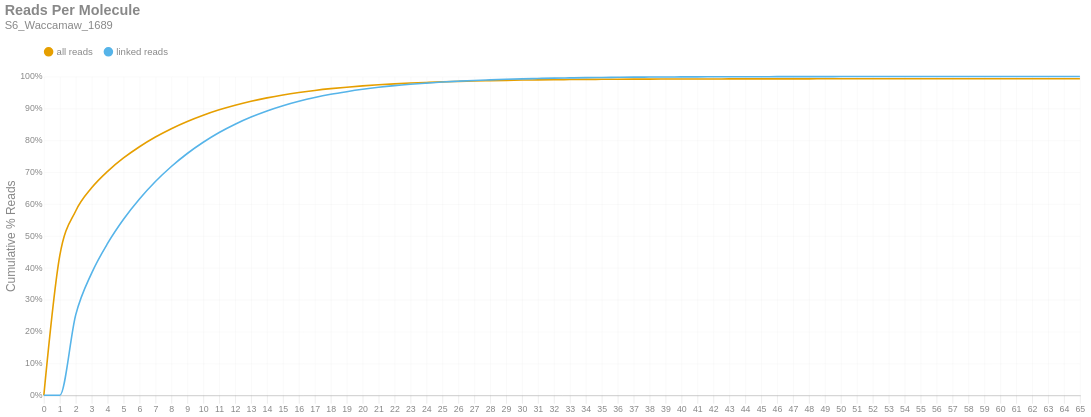

Notebook cell for this chart:
### Markdown cell above
### Reads per Molecule
This chart shows the cumulative distribution of the number of reads per linked molecule. That is, how many alignments are associated with a unique molecule. This excludes the number of reads associated with invalid or absent linked-read barcodes. The `linked` histogram is the percentages recalculated when disregarding singletons.

### Code cell
if SKIPLR:
    print_html(f"Skipped")
else:
    counts = np.bincount(valids['reads'].cast(pl.Int64).to_numpy())
    weighted = counts * np.arange(len(counts))
    all_perc = weighted / n_reads
    linked_perc = weighted / n_linked_reads
    linked_perc[1] = 0
    binned_df = pl.DataFrame({
        'readsper': list(range(len(counts))),
        'all reads (cumsum)': np.cumsum(all_perc).tolist(),
        'linked reads (cumsum)': np.cumsum(linked_perc).tolist(),
    })

    with SafeRender(binned_df):
        (
            density_plot(binned_df, 'Reads Per Molecule', samplename, 'readspmol')
            .encode(
                x=alt.X('readsper:O', title=None).axis(labelAngle=0).scale(padding=0),
                y=alt.Y('value:Q', title='Cumulative % Reads').axis(format='%').stack(False),
                color=alt.Color("key:N").scale(domain=["all reads", "linked reads"]),
                tooltip=[
                    alt.Tooltip("key:N", title="Data Type"),
                    alt.Tooltip("readsper:O", title="Reads Per Molecule"),
                    alt.Tooltip("value:Q", format=".2%", title="% Reads (Cum.)")
                ]            
            )
        ).display()

### Figure 1 — Vega-Lite specification as saved in the notebook (floating-point values rounded to 4 significant figures)
{"width": "container", "height": 400, "config": {"title": {"anchor": "start", "dy": -15, "fontSize": 18, "color": "#888888", "subtitleColor": "#888888", "subtitleFontSize": 14}, "arc": {"fill": "#0072B2"}, "axis": {"domainColor": "#888888", "domainWidth": 0.5, "gridWidth": 0.2, "grid": false, "titleFontWeight": 400, "titleFontSize": 15, "labelFontSize": 11, "labelColor": "#888888", "tickColor": "#888888", "tickWidth": 0.2, "titleColor": "#888888"}, "axisBand": {"grid": false}, "axisX": {"grid": true, "tickSize": 10, "domainCap": "round"}, "axisY": {"domain": false, "grid": true, "tickSize": 0, "domainCap": "round"}, "background": "transparent", "header": {"labelFontSize": 15, "labelColor": "#888888", "titleFontSize": 15, "titleFontWeight": 600, "titleColor": "#888888"}, "legend": {"labelFont": "sans-serif", "labelFontSize": 12, "labelColor": "#888888", "symbolSize": 100, "symbolType": "circle", "titleFontSize": 12, "titlePadding": 10, "titleColor": "#888888", "title": null, "orient": "top"}, "range": {"category": ["#E69F00", "#56B4E9", "#009E73", "#F0E442", "#0072B2", "#D55E00", "#CC79A7", "#000000"], "diverging": ["#cfe8f3", "#a2d4ec", "#73bfe2", "#46abdb", "#1696d2", "#12719e"]}, "area": {"fill": "#0072B2", "fillOpacity": 0.7, "line": true, "strokeOpacity": 0.7}, "line": {"color": "#0072B2", "stroke": "#0072B2", "strokeWidth": 2}, "trail": {"color": "#0072B2", "stroke": "#0072B2", "strokeWidth": 0, "size": 1}, "point": {"filled": true, "fillOpacity": 1.0, "size": 95}, "text": {"color": "#888888", "fontSize": 11, "align": "right", "fontWeight": 400, "size": 11}, "bar": {"fill": "#0072B2", "stroke": null}, "view": {"stroke": null, "continuousWidth": 660, "continuousHeight": 400}}, "data": {"name": "data-afc7f1c1df3b3aa7ad01ba144e01cca8"}, "mark": {"type": "line", "interpolate": "monotone", "point": {"opacity": 0, "size": 275}}, "encoding": {"color": {"field": "key", "scale": {"domain": ["all reads", "linked reads"]}, "type": "nominal"}, "tooltip": [{"field": "key", "title": "Data Type", "type": "nominal"}, {"field": "readsper", "title": "Reads Per Molecule", "type": "ordinal"}, {"field": "value", "format": ".2%", "title": "% Reads (Cum.)", "type": "quantitative"}], "x": {"axis": {"labelAngle": 0}, "field": "readsper", "scale": {"padding": 0}, "title": null, "type": "ordinal"}, "y": {"axis": {"format": "%"}, "field": "value", "stack": false, "title": "Cumulative % Reads", "type": "quantitative"}}, "params": [{"name": "param_c36ac31b6afebe62", "select": {"type": "point", "fields": ["key"]}, "bind": "legend"}], "title": {"text": "Reads Per Molecule", "subtitle": "S6_Waccamaw_1689"}, "transform": [{"fold": ["all reads (cumsum)", "linked reads (cumsum)"]}, {"calculate": "replace(datum.key, ' (cumsum)', '')", "as": "key"}, {"filter": {"param": "param_c36ac31b6afebe62"}}], "usermeta": {"embedOptions": {"downloadFileName": "S6_Waccamaw_1689.readspmol"}}, "$schema": "https://vega.github.io/schema/vega-lite/v6.1.0.json", "datasets": {"data-afc7f1c1df3b3aa7ad01ba144e01cca8": [{"readsper": 0, "all reads (cumsum)": 0.0, "linked reads (cumsum)": 0.0}, {"readsper": 1, "all reads (cumsum)": 0.4381, "linked reads (cumsum)": 0.0}, {"readsper": 2, "all reads (cumsum)": 0.5781, "linked reads (cumsum)": 0.2524}, {"readsper": 3, "all reads (cumsum)": 0.6508, "linked reads (cumsum)": 0.3834}, {"readsper": 4, "all reads (cumsum)": 0.7025, "linked reads (cumsum)": 0.4765}, {"readsper": 5, "all reads (cumsum)": 0.7444, "linked reads (cumsum)": 0.5521}, {"readsper": 6, "all reads (cumsum)": 0.7797, "linked reads (cumsum)": 0.6158}, {"readsper": 7, "all reads (cumsum)": 0.8102, "linked reads (cumsum)": 0.6706}, {"readsper": 8, "all reads (cumsum)": 0.8363, "linked reads (cumsum)": 0.7178}, {"readsper": 9, "all reads (cumsum)": 0.8589, "linked reads (cumsum)": 0.7585}, {"readsper": 10, "all reads (cumsum)": 0.8785, "linked reads (cumsum)": 0.7938}, {"readsper": 11, "all reads (cumsum)": 0.8955, "linked reads (cumsum)": 0.8244}, {"readsper": 12, "all reads (cumsum)": 0.9099, "linked reads (cumsum)": 0.8504}, {"readsper": 13, "all reads (cumsum)": 0.9223, "linked reads (cumsum)": 0.8728}, {"readsper": 14, "all reads (cumsum)": 0.9329, "linked reads (cumsum)": 0.8919}, {"readsper": 15, "all reads (cumsum)": 0.942, "linked reads (cumsum)": 0.9083}, {"readsper": 16, "all reads (cumsum)": 0.9497, "linked reads (cumsum)": 0.9221}, {"readsper": 17, "all reads (cumsum)": 0.9563, "linked reads (cumsum)": 0.934}, {"readsper": 18, "all reads (cumsum)": 0.9619, "linked reads (cumsum)": 0.9441}, {"readsper": 19, "all reads (cumsum)": 0.9665, "linked reads (cumsum)": 0.9524}, {"readsper": 20, "all reads (cumsum)": 0.9706, "linked reads (cumsum)": 0.9598}, {"readsper": 21, "all reads (cumsum)": 0.9741, "linked reads (cumsum)": 0.9661}, {"readsper": 22, "all reads (cumsum)": 0.977, "linked reads (cumsum)": 0.9714}, {"readsper": 23, "all reads (cumsum)": 0.9794, "linked reads (cumsum)": 0.9757}, {"readsper": 24, "all reads (cumsum)": 0.9814, "linked reads (cumsum)": 0.9793}, {"readsper": 25, "all reads (cumsum)": 0.9833, "linked reads (cumsum)": 0.9826}, {"readsper": 26, "all reads (cumsum)": 0.9847, "linked reads (cumsum)": 0.9852}, {"readsper": 27, "all reads (cumsum)": 0.986, "linked reads (cumsum)": 0.9875}, {"readsper": 28, "all reads (cumsum)": 0.987, "linked reads (cumsum)": 0.9894}, {"readsper": 29, "all reads (cumsum)": 0.988, "linked reads (cumsum)": 0.9912}, {"readsper": 30, "all reads (cumsum)": 0.9889, "linked reads (cumsum)": 0.9927}, {"readsper": 31, "all reads (cumsum)": 0.9895, "linked reads (cumsum)": 0.9938}, {"readsper": 32, "all reads (cumsum)": 0.99, "linked reads (cumsum)": 0.9948}, {"readsper": 33, "all reads (cumsum)": 0.9905, "linked reads (cumsum)": 0.9956}, {"readsper": 34, "all reads (cumsum)": 0.9909, "linked reads (cumsum)": 0.9964}, {"readsper": 35, "all reads (cumsum)": 0.9912, "linked reads (cumsum)": 0.997}, {"readsper": 36, "all reads (cumsum)": 0.9915, "linked reads (cumsum)": 0.9975}, {"readsper": 37, "all reads (cumsum)": 0.9918, "linked reads (cumsum)": 0.9979}, {"readsper": 38, "all reads (cumsum)": 0.9919, "linked reads (cumsum)": 0.9983}, {"readsper": 39, "all reads (cumsum)": 0.9921, "linked reads (cumsum)": 0.9986}, {"readsper": 40, "all reads (cumsum)": 0.9922, "linked reads (cumsum)": 0.9987}, {"readsper": 41, "all reads (cumsum)": 0.9923, "linked reads (cumsum)": 0.9989}, {"readsper": 42, "all reads (cumsum)": 0.9924, "linked reads (cumsum)": 0.9991}, {"readsper": 43, "all reads (cumsum)": 0.9925, "linked reads (cumsum)": 0.9992}, {"readsper": 44, "all reads (cumsum)": 0.9925, "linked reads (cumsum)": 0.9993}, {"readsper": 45, "all reads (cumsum)": 0.9926, "linked reads (cumsum)": 0.9994}, {"readsper": 46, "all reads (cumsum)": 0.9926, "linked reads (cumsum)": 0.9995}, {"readsper": 47, "all reads (cumsum)": 0.9927, "linked reads (cumsum)": 0.9996}, {"readsper": 48, "all reads (cumsum)": 0.9927, "linked reads (cumsum)": 0.9997}, {"readsper": 49, "all reads (cumsum)": 0.9928, "linked reads (cumsum)": 0.9998}, {"readsper": 50, "all reads (cumsum)": 0.9928, "linked reads (cumsum)": 0.9998}, {"readsper": 51, "all reads (cumsum)": 0.9928, "linked reads (cumsum)": 0.9999}, {"readsper": 52, "all reads (cumsum)": 0.9928, "linked reads (cumsum)": 0.9999}, {"readsper": 53, "all reads (cumsum)": 0.9928, "linked reads (cumsum)": 0.9999}, {"readsper": 54, "all reads (cumsum)": 0.9929, "linked reads (cumsum)": 0.9999}, {"readsper": 55, "all reads (cumsum)": 0.9929, "linked reads (cumsum)": 0.9999}, {"readsper": 56, "all reads (cumsum)": 0.9929, "linked reads (cumsum)": 0.9999}, {"readsper": 57, "all reads (cumsum)": 0.9929, "linked reads (cumsum)": 0.9999}, {"readsper": 58, "all reads (cumsum)": 0.9929, "linked reads (cumsum)": 0.9999}, {"readsper": 59, "all reads (cumsum)": 0.9929, "linked reads (cumsum)": 1.0}, {"readsper": 60, "all reads (cumsum)": 0.9929, "linked reads (cumsum)": 1.0}, {"readsper": 61, "all reads (cumsum)": 0.9929, "linked reads (cumsum)": 1.0}, {"readsper": 62, "all reads (cumsum)": 0.9929, "linked reads (cumsum)": 1.0}, {"readsper": 63, "all reads (cumsum)": 0.9929, "linked reads (cumsum)": 1.0}, {"readsper": 64, "all reads (cumsum)": 0.9929, "linked reads (cumsum)": 1.0}, {"readsper": 65, "all reads (cumsum)": 0.9929, "linked reads (cumsum)": 1.0}]}}
